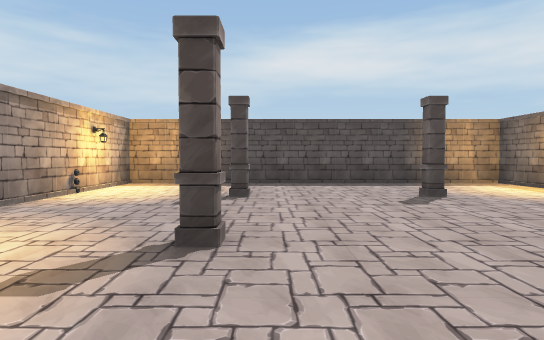
view 1 (above)

21 first-person views from a walk through a 3-D level made in the Unity game engine. The camera is 1.2 m above the floor, tilts 2° down and sees 75° across. The floor is counted in squares, 2 m on a side. Each view is taken from the middle of a square. On the plan, view 1 faces up. The plan holds only what a view shows up to about 10 squares ahead; the rest is blank. Door leaves are left out, so doorways stand open.

view 2
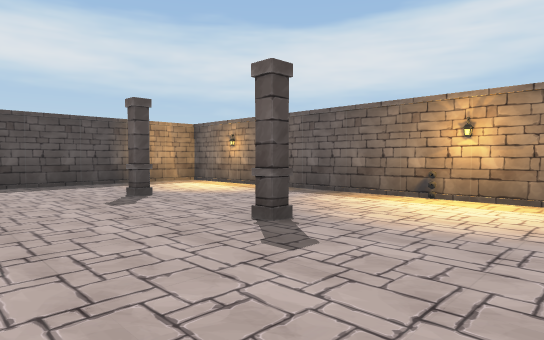

view 3
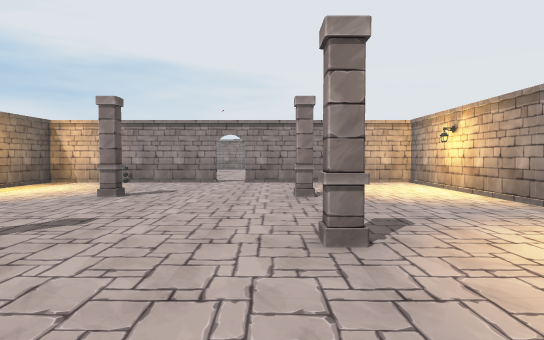

view 4
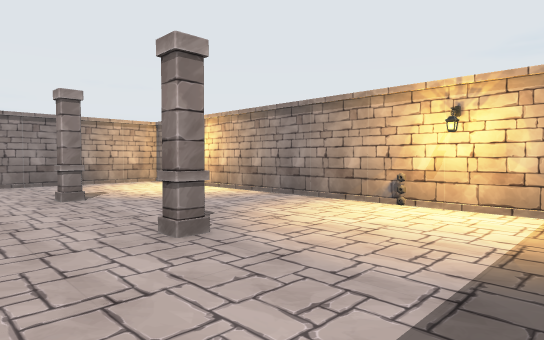

view 5
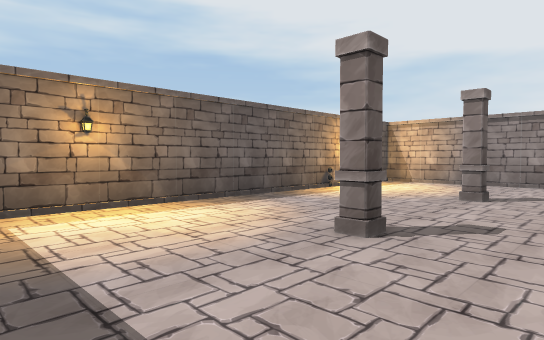

view 6
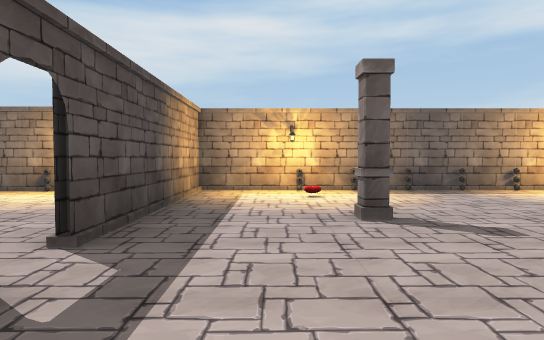

view 7
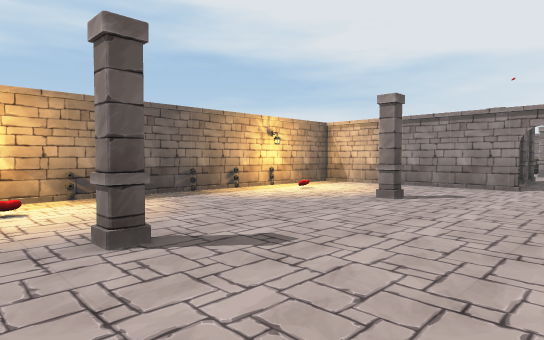

view 8
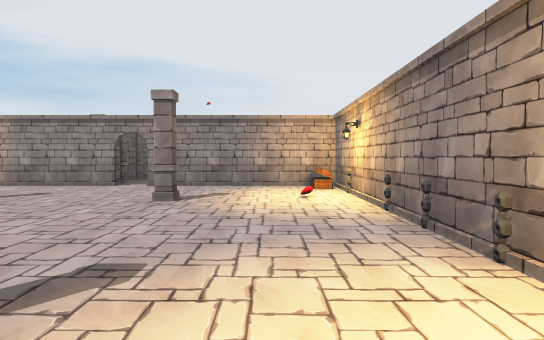

view 9
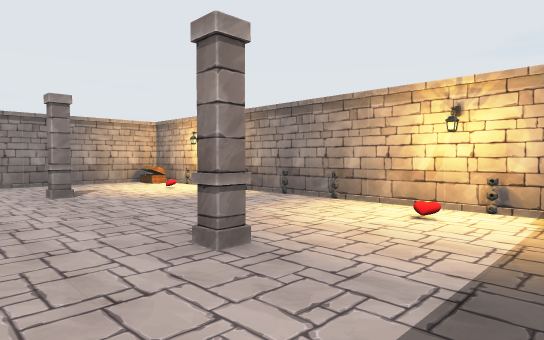

view 10
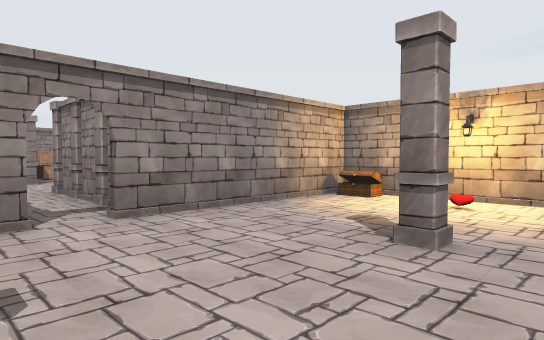

view 11
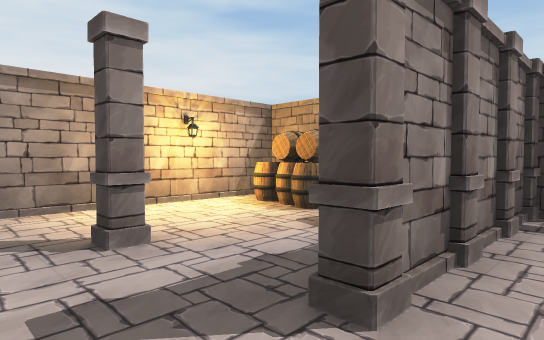

view 12
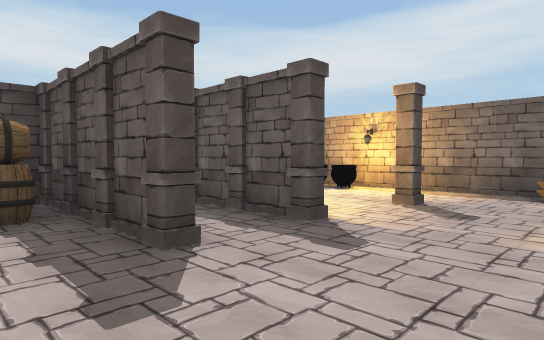

view 13
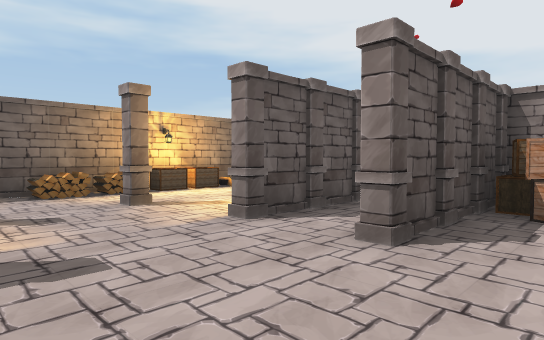

view 14
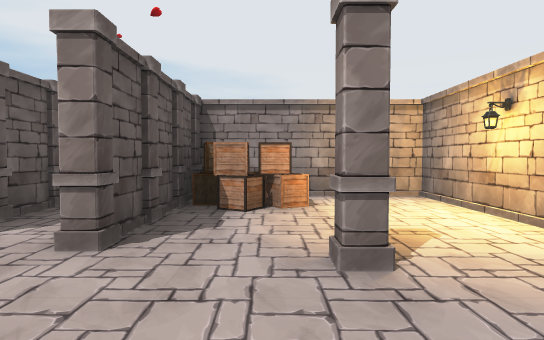

view 15
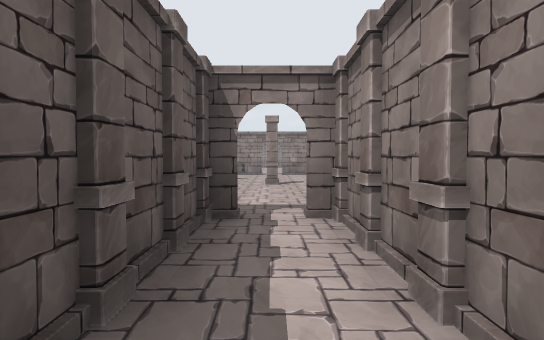

view 16
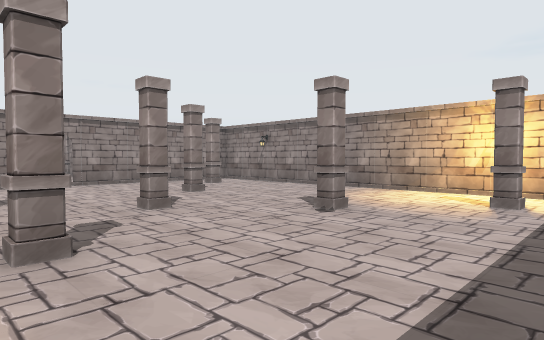

view 17
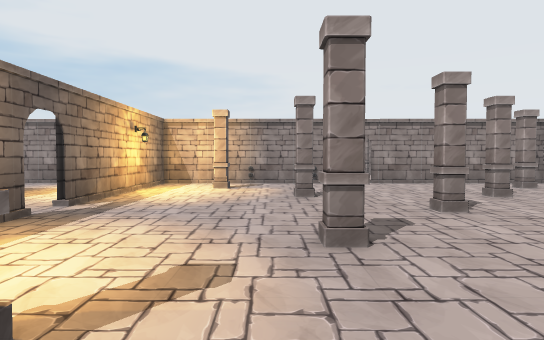

view 18
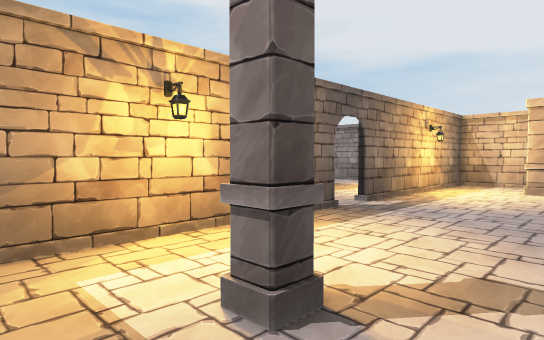

view 19
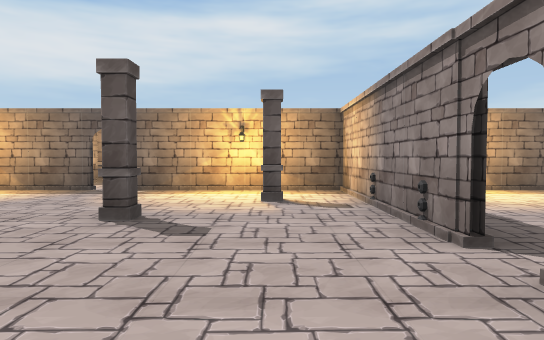

view 20
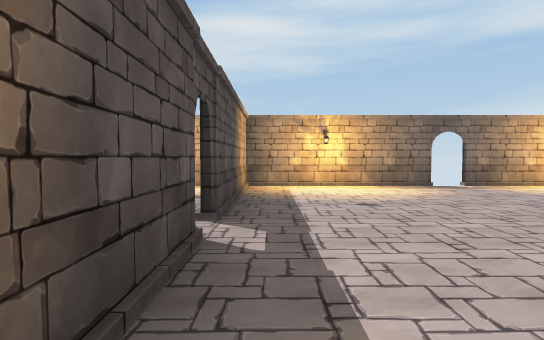

view 21
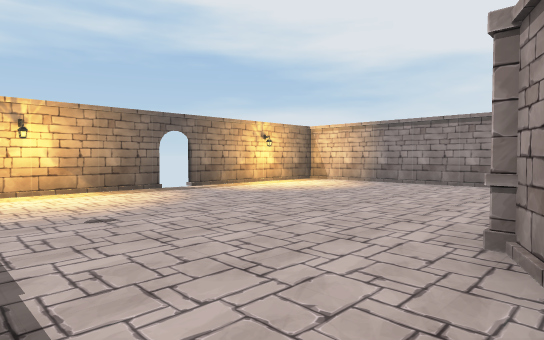

### Floor plan
Points are (right, up) in squares from view 1. A wall is a line through its corners. A room is listed if a view was taken in it or the views show most of it. See-through windows are left out.
Room 1 (views 1, 2, 3, 4, 5)
walls: (1.2, -0.6) (5.3, -0.6) (5.3, 8.3) (-3.4, 8.3) (-3.4, -0.2); (-2.5, -0.6) (0.6, -0.6)
ways out: opening at (1, -1) to room 2
objects: other object (-3, 6); other object (-1, 2) to (0, 3); other object (-1, 5) to (0, 6); other object (2, 2) to (3, 3); other object (2, 5) to (3, 6); other object (3, 0); other object (5, 2)
Room 2 (views 6, 7, 8, 9, 10, 11, 12, 13, 14, 15, 16, 17, 18, 19, 20, 21)
walls: (-3.4, -18.5) (-2.8, -18.5); (5.5, -18.3) (5.5, -0.7) (1.2, -0.7); (-3.4, -16) (-3.4, -27.3) (0.8, -27.3); (5.5, -22.8) (5.5, -19.3); (2.4, -9.6) (5.5, -9.6); (-2.5, -9.6) (-3.4, -9.6) (-2.4, -9.6); (0.8, -27.5) (-1.4, -27.5); (4.4, -27.3) (5.6, -27.3); (5.6, -27.5) (4.5, -27.5); (-3.4, -1.6) (-3.4, -13.5); (0.9, -36.1) (5.1, -36.1); (5.5, -35.6) (5.5, -23.3)
ways out: opening at (1, -1) to room 1; opening at (6, -23); open door at (-3, -14); open door at (5.5, -32)
objects: other object (-3, -9); other object (-3, -8); other object (-3, -7); other object (-3, -6); other object (-3, -5); other object (-3, -4); other object (-3, -3); other object (-3, -2); other object (-2, -26); other object (-2, -20); other object (-2, -15); other object (-2, -13); other object (-2, -10); other object (-1, -25) to (0, -24); other object (-1, -22) to (0, -21); other object (-1, -18) to (-1, -17); other object (-1, -11) to (-1, -10); other object (-1, -7); other object (-1, -3); other object (0, -31); other object (0, -18); other object (0, -17); other object (0, -16); other object (0, -15); other object (0, -13); other object (0, -12); other object (0, -11); other object (0, -10); other object (1, -23); other object (2, -27); other object (2, -25) to (3, -24); other object (2, -22) to (3, -21); other object (2, -18); other object (2, -17); other object (2, -16); other object (2, -15); other object (2, -13); other object (2, -12); other object (2, -11); other object (2, -9); other object (2, -7); other object (2, -3); other object (3, -27) to (4, -27); other object (3, -15); other object (3, -13); other object (4, -26); other object (4, -20); other object (4, -7); other object (4, -3); other object (5, -18); other object (5, -17); other object (5, -16); other object (5, -15); other object (5, -11); other object (5, -10); other object (5, -8); other object (5, -7); other object (5, -6); other object (5, -5); other object (5, -4); other object (5, -3)

Where each view was taken, in squares from view 1:
view 1: 0 up, 0 right, facing up
view 2: 0 up, 0 right, facing up-right
view 3: 8 up, 0 right, facing down
view 4: 8 up, 1 right, facing down-left
view 5: 8 up, 1 right, facing down-right
view 6: 2 down, 1 left, facing right
view 7: 2 down, 0 right, facing down-right
view 8: 2 down, 2 left, facing down
view 9: 1 down, 1 right, facing down-left
view 10: 6 down, 2 right, facing down-left
view 11: 14 down, 1 right, facing up-left
view 12: 15 down, 1 left, facing up-right
view 13: 13 down, 1 left, facing down-right
view 14: 13 down, 1 left, facing down
view 15: 15 down, 1 right, facing down
view 16: 19 down, 3 right, facing down-left
view 17: 19 down, 3 right, facing down
view 18: 19 down, 3 right, facing down-right
view 19: 26 down, 1 left, facing right
view 20: 28 down, 2 left, facing right
view 21: 28 down, 1 left, facing down-right
